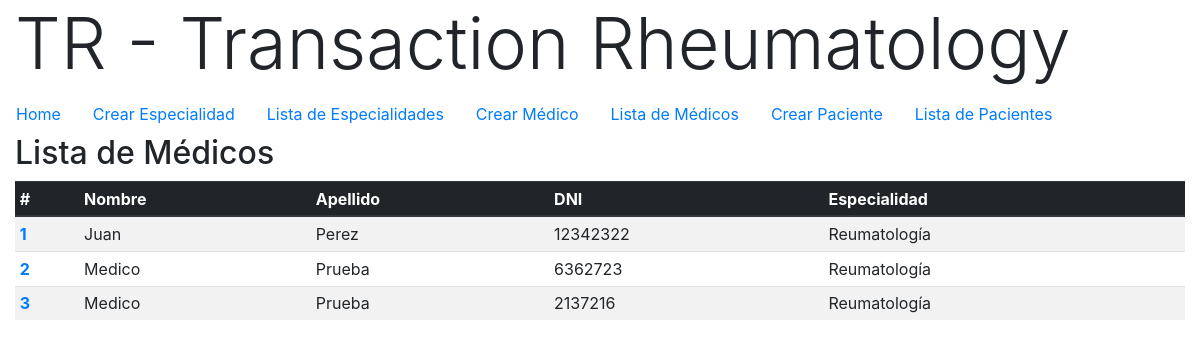
The page /medicos/ (signed in) on the database its author committed.
### medicos/models.py (models this page shows, shortened)
class Medico(models.Model):
    dni = models.PositiveIntegerField(unique=True, primary_key=True)
    nombre = models.CharField(max_length=50)
    apellido = models.CharField(max_length=50)
    especialidad = models.ForeignKey(
        Especialidad,
        on_delete=models.PROTECT,
    )
    mail = models.EmailField()
    creado = models.DateTimeField(auto_now_add=True)
    modificado = models.DateTimeField(auto_now=True)

class Especialidad(models.Model):
    nombre = models.CharField(max_length=50)
    def __str__(self):
        return self.nombre
    class Meta:
        verbose_name_plural = "especialidades"

### medicos/views.py (the view)
# urls.py: url(r'^medicos/$', MedicoListView.as_view(), name='medicos'),
class MedicoListView(LoginRequiredMixin, ListView):
    template_name = 'medicos/medico_list.html'
    def get_queryset(self):
        slug = self.kwargs.get("slug")
        if slug:
            queryset = Medico.objects.filter(
                Q(apellido__iexact=slug) |
                Q(apellido__icontains=slug)
            )
        else:
            queryset = Medico.objects.all()
        return queryset

### templates/medicos/medico_list.html
{% extends 'base.html' %}
{% block content %}
    <h2>Lista de Médicos</h2>
    <table class="table table-sm table-striped">
        <thead class="thead-dark">
            <tr>
                <th scope="col">#</th>
                <th scope="col">Nombre</th>
                <th scope="col">Apellido</th>
                <th scope="col">DNI</th>
                <th scope="col">Especialidad</th>
            </tr>
        </thead>
        <tbody>
            {% for medico in object_list %}
            <tr>
                <th scope="row"><a href="/medicos/{{ medico.dni }}/">{{ forloop.counter }}</a></th>
                <td>{{ medico.nombre }}</td>
                <td>{{ medico.apellido }}</td>
                <td>{{ medico.dni }}</td>
                <td>{{ medico.especialidad }}</td>
            </tr>
            {% endfor %}
      </tbody>
    </table>
{% endblock %}

### templates/base.html (shortened to what this page needs)
<!DOCTYPE html>
<html lang="en">
<head>
    {% include 'snippets/css.html' %}
</head>
<body>
<div class="container-fluid">
    <h1 class="display-3">TR - Transaction Rheumatology</h1>
</div>
{% include 'snippets/navbar.html' %}
<div class="container-fluid">
    {% block content %}
    {% endblock %}
</div>
</body>
</html>

### templates/snippets/css.html (shortened to what this page needs)
<link rel="stylesheet" href="https://maxcdn.bootstrapcdn.com/bootstrap/4.0.0-beta.2/css/bootstrap.min.css">

### templates/snippets/navbar.html
<div>
    <ul class="nav nav-pills">
        <li class="nav-item" class="active"><a class="nav-link" href='{% url "home" %}'>Home</a></li>
        <li class="nav-item"><a class="nav-link" href='{% url "especialidad-crear" %}'>Crear Especialidad</a></li>
        <li class="nav-item"><a class="nav-link" href='{% url "especialidades" %}'>Lista de Especialidades</a></li>
        <li class="nav-item"><a class="nav-link" href='{% url "medico-crear" %}'>Crear Médico</a></li>
        <li class="nav-item"><a class="nav-link" href='{% url "medicos" %}'>Lista de Médicos</a></li>
        <li class="nav-item"><a class="nav-link" href='{% url "paciente-crear" %}'>Crear Paciente</a></li>
        <li class="nav-item"><a class="nav-link" href='{% url "pacientes" %}'>Lista de Pacientes</a></li>
    </ul>
</div>

### rows shown on the page
Medico: nombre "Juan", apellido "Perez", dni "12342322", especialidad "Reumatología"
Medico: nombre "Medico", apellido "Prueba", dni "6362723", especialidad "Reumatología"
Medico: nombre "Medico", apellido "Prueba", dni "2137216", especialidad "Reumatología"
